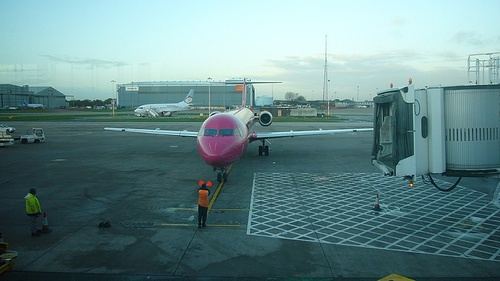
#> input picture example_images/2007_000032.jpg, 500 x 281 px
$ python superpixel.py
#> lines starting #> are read from the running program, lines starting #| are printed output that depends on the picture
from utils.conf import conf
from utils.logger import logger

from skimage import segmentation
from skimage.future import graph
import numpy as np
import cv2

def superpixel(cv2_img, n_segments=1111,
               compactness = 10, normalized_cut = False, debug = True):
    """
    parameters like 1111 and 10 are selected by my intuition
    :param cv2_img:  cv2.imread('../example_images/2007_000039.jpg')
    :param debug:    print debug info
    :return: labels: [h,w] numpy array, unique_ids: [0, 1, ..., superpixel_n - 1]
    """

    # labels = segmentation.slic(cv2_img, n_segments=1111, compactness=10)
    labels = segmentation.slic(cv2_img,
                               n_segments=n_segments,
                               compactness=compactness)

    if normalized_cut:
        g = graph.rag_mean_color(cv2_img, labels, mode='similarity')
        labels = graph.cut_normalized(labels, g)

    unique_ids = np.unique(labels)

    logger.debug('this image has {} unique superpixels'.format(len(unique_ids)))

    return labels, unique_ids

def rend_superpixel(labels, random_seed = conf.init_seed):
    """
    input the labels of the picture, return a [h, w, 3] RGB image for visualization
    :param labels:       [h, w] numpy array
    :param random_seed:  default is 888 for reproduce
    :return:
    """
    np.random.seed(random_seed)
    label_colours = np.random.randint(255, size=(100, 3))

    im_target_rgb = np.array([label_colours[c % 100] for c in labels])
    im_target_rgb = im_target_rgb.reshape((labels.shape[0], labels.shape[1], 3)).astype(np.uint8)

    return im_target_rgb

def superpixel_edge_list(labels):
    """
    get edge list given the superpixel labels
    :param labels: [h, w] numpy array
    :return: bneighbors [[start_nodes], [end_nodes]]
    """
    # get the right/below adjacent node by shift right/down
    vs_right = np.vstack([labels[:, :-1].ravel(), labels[:, 1:].ravel()])
    vs_below = np.vstack([labels[:-1, :].ravel(), labels[1:, :].ravel()])

    # reverse the edge list to get a bidirectional edge list
    bneighbors = np.unique(np.hstack([vs_right, np.flip(vs_right, axis=0),
                                      vs_below, np.flip(vs_below, axis=0)]), axis=1)

    # mask self-to-self edges
    mask = np.not_equal(bneighbors[0], bneighbors[1])
    bneighbors = bneighbors[:, mask]

    return bneighbors

if __name__ == '__main__':
    cv2_img = cv2.imread('../example_images/2007_000032.jpg')
#> cv2_img is the input picture: shape (281, 500, 3); mean B, G, R 136.9, 135.5, 102

    labels, unique_ids = superpixel(cv2_img, normalized_cut=True, debug=True)
#> in superpixel, `labels = segmentation.slic(cv2_img, n_segments=n_segments, compactness..`:
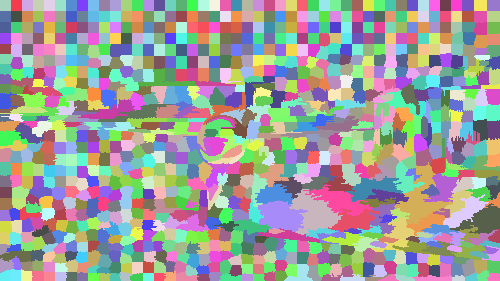
#> labels: shape (281, 500) int64; 992 distinct labels, from 1 to 992; one colour per label, 0 black
#> in superpixel, `labels = graph.cut_normalized(labels, g)`:
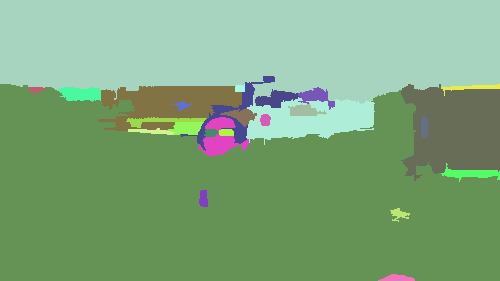
#> labels: shape (281, 500) int64; 27 distinct labels, from 1 to 989; one colour per label, 0 black
#> in superpixel, `unique_ids = np.unique(labels)`: unique_ids = 27 values from 1 to 989
#> unique_ids = 27 values from 1 to 989
    im_target_rgb = rend_superpixel(labels)
#> in rend_superpixel, `im_target_rgb = np.array([label_colours[c % 100] for c in labels])`:
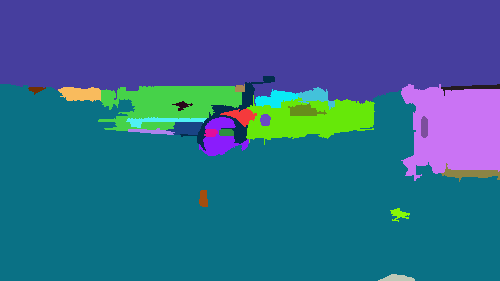
#> im_target_rgb: shape (281, 500, 3) int64; mean of channels 0, 1, 2 141.9, 102.7, 47.2; drawn as B, G, R
    edgelist = superpixel_edge_list(labels)
    logger.debug(edgelist)

    cv2.imshow('image', cv2_img)
    cv2.imshow('superpixel_image', im_target_rgb)
    cv2.waitKey(0)

$ run again, with example_images/2007_000027.jpg copied over example_images/2007_000032.jpg
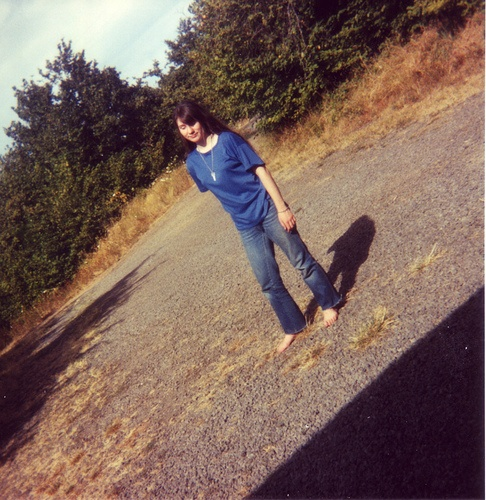
#> input picture example_images/2007_000027.jpg, 486 x 500 px
#> cv2_img is the input picture: shape (500, 486, 3); mean B, G, R 89.8, 99.3, 124.2
#> in superpixel, `labels = graph.cut_normalized(labels, g)`:
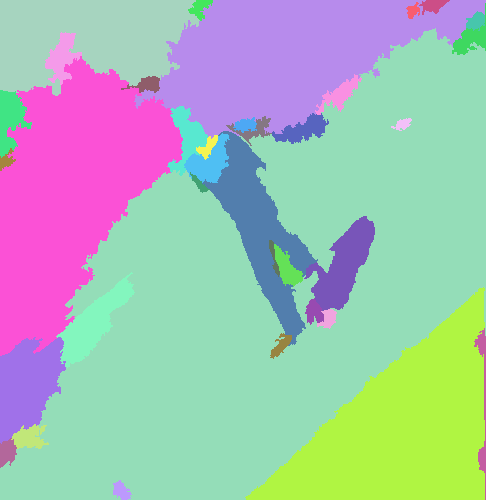
#> labels: shape (500, 486) int64; 36 distinct labels, from 1 to 816; one colour per label, 0 black
#> in superpixel, `unique_ids = np.unique(labels)`: unique_ids = 36 values from 1 to 816
#> in rend_superpixel, `im_target_rgb = np.array([label_colours[c % 100] for c in labels])`:
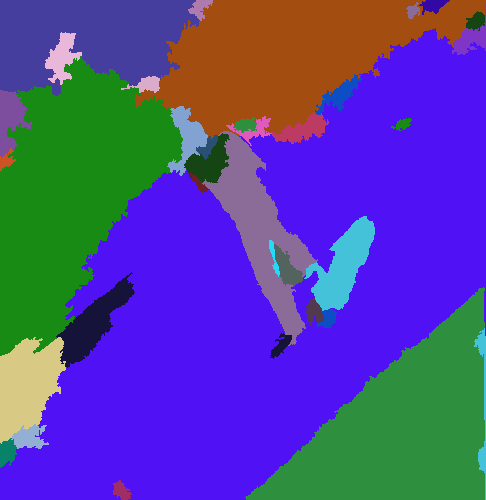
#> im_target_rgb: shape (500, 486, 3) int64; mean of channels 0, 1, 2 154.2, 68.9, 82.9; drawn as B, G, R

$ run again, with example_images/2007_000039.jpg copied over example_images/2007_000032.jpg
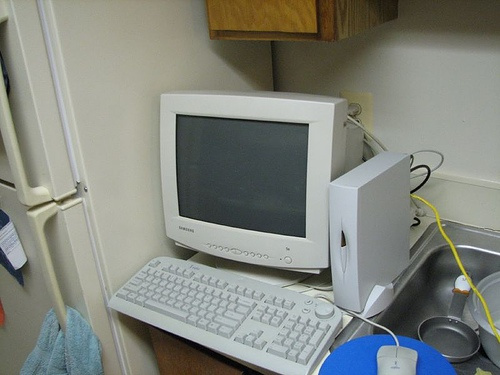
#> input picture example_images/2007_000039.jpg, 500 x 375 px
#> cv2_img is the input picture: shape (375, 500, 3); mean B, G, R 126.1, 133.4, 130.1
#> in superpixel, `labels = graph.cut_normalized(labels, g)`:
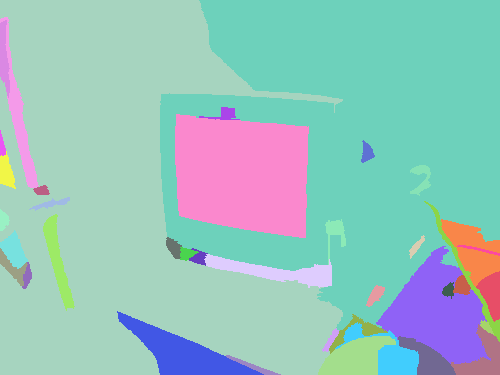
#> labels: shape (375, 500) int64; 40 distinct labels, from 1 to 974; one colour per label, 0 black
#> in superpixel, `unique_ids = np.unique(labels)`: unique_ids = 40 values from 1 to 974
#> in rend_superpixel, `im_target_rgb = np.array([label_colours[c % 100] for c in labels])`:
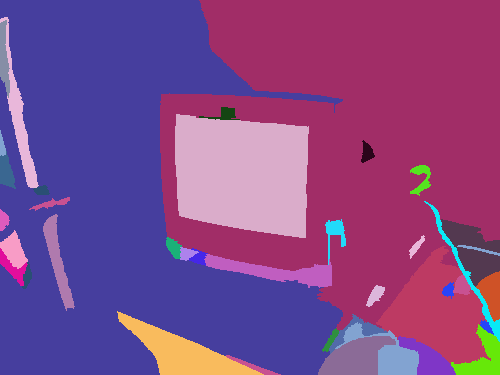
#> im_target_rgb: shape (375, 500, 3) int64; mean of channels 0, 1, 2 137.4, 72.5, 128.9; drawn as B, G, R
